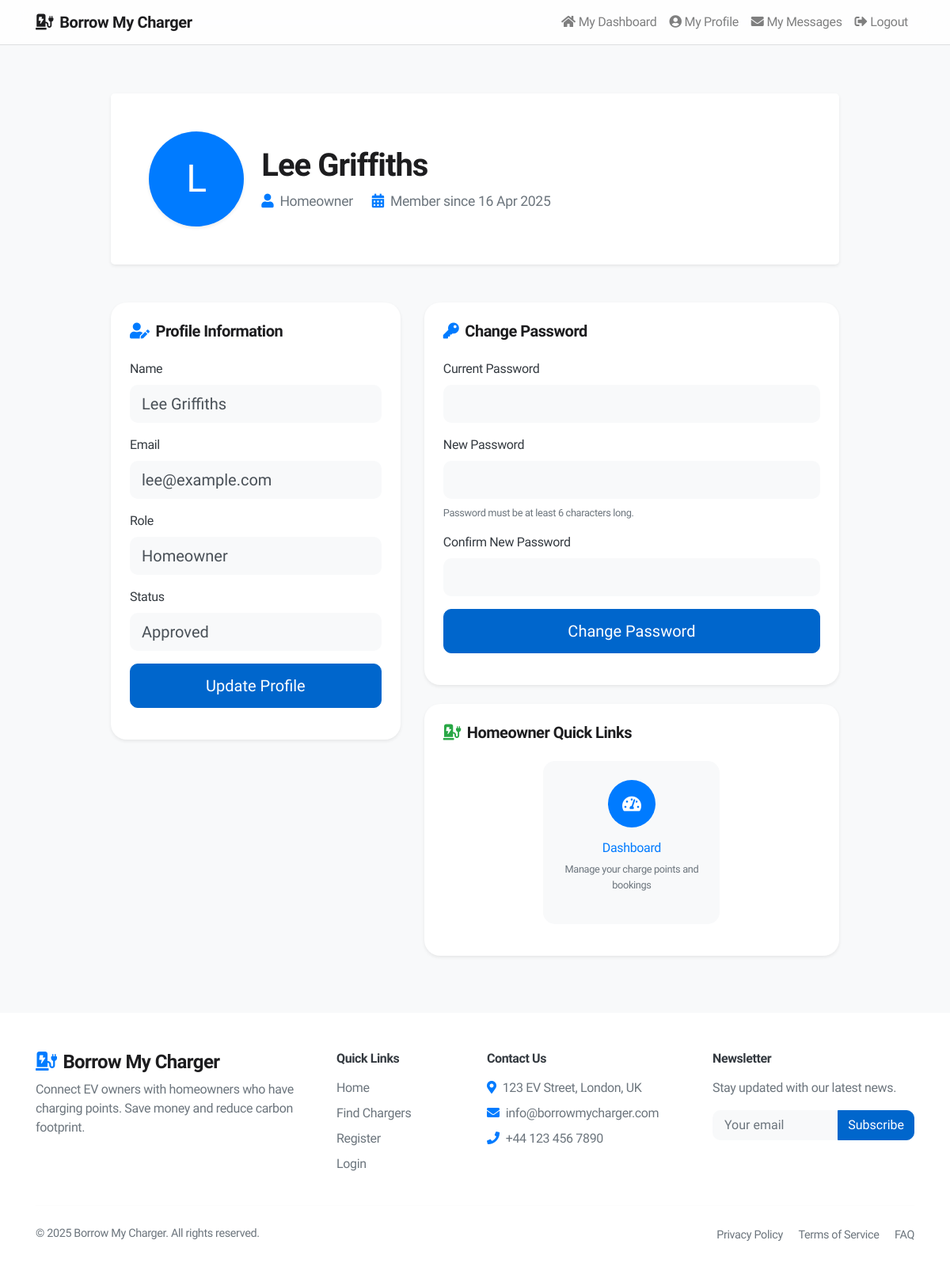
The page /profile.php (signed in) on the database as committed earlier.
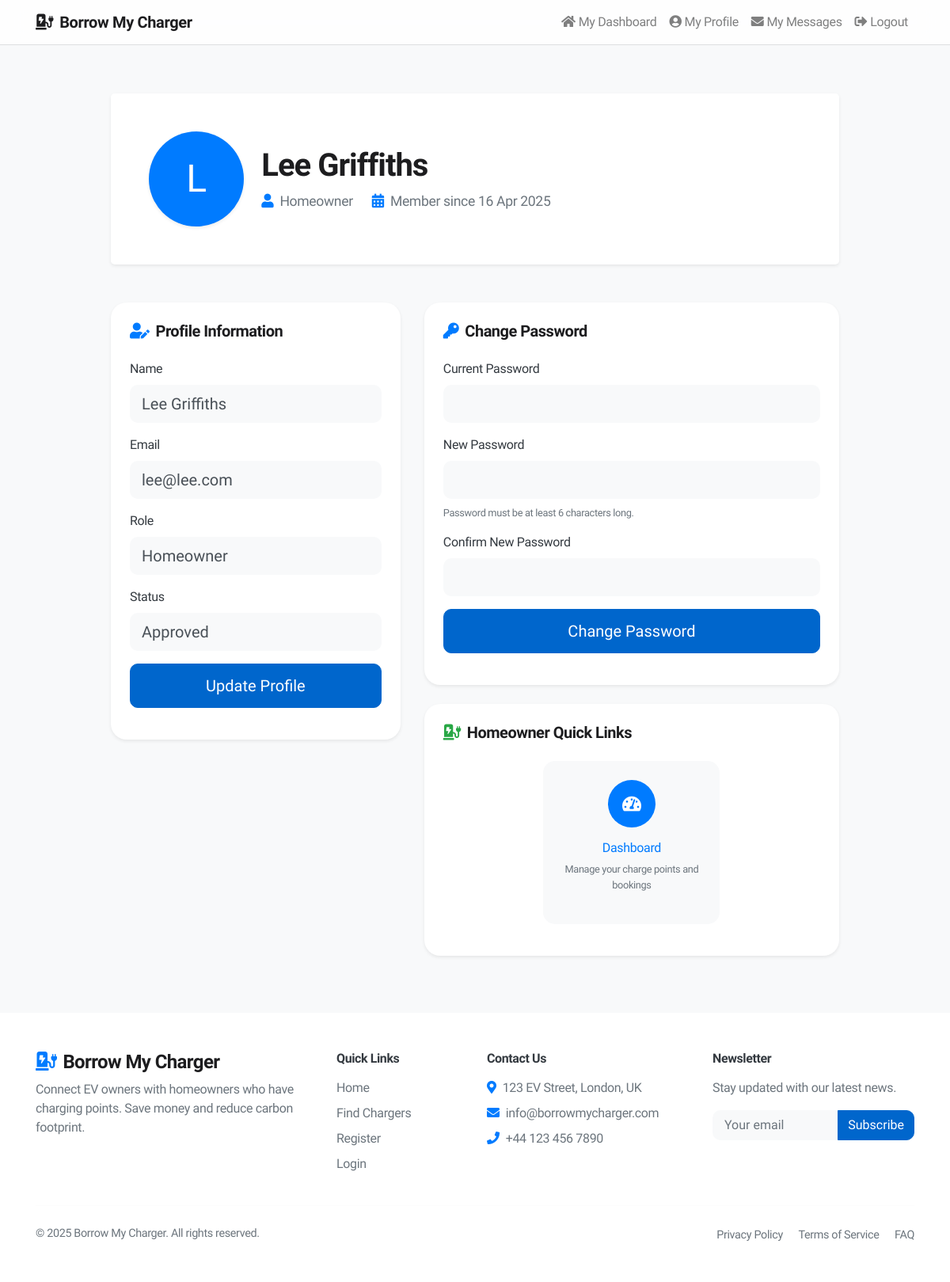
The same page on the database as committed later.
### tables this page shows
CREATE TABLE IF NOT EXISTS users (
    id INT AUTO_INCREMENT PRIMARY KEY,
    name VARCHAR(100) NOT NULL,
    email VARCHAR(100) NOT NULL UNIQUE,
    password VARCHAR(255) NOT NULL,
    role ENUM('user', 'homeowner', 'admin') NOT NULL,
    status ENUM('pending', 'approved', 'suspended') DEFAULT 'pending',
    created_at TIMESTAMP DEFAULT CURRENT_TIMESTAMP
);

### profile.php (called while the page is built, shortened)
<?php
require_once("databaseConn.php");
require_once("models/User.php");
$view = new stdClass();
$view->pageTitle = "My Profile";
$view->message = '';
$userModel = new User($conn);
$userId = $_SESSION['user_id'];
$view->user = $userModel->getUserById($userId);
require_once("views/profile/index.phtml");
?>

### models/User.php (called while the page is built, shortened)
<?php
class User {
    private $conn;
    public function __construct($dbConn) {
        $this->conn = $dbConn;
    }
    public function getUserById($userId) {
        $stmt = $this->conn->prepare("SELECT * FROM users WHERE id = ?");
        $stmt->execute([$userId]);
        return $stmt->fetch(PDO::FETCH_ASSOC);
    }
}
?>

### views/profile/index.phtml (the view, shortened to what the changed rows need)
<?php include 'views/includes/header.phtml'; ?>
<div class="container mt-5 mb-5">
    <div class="row">
        <div class="col-lg-10 offset-lg-1">
            <div class="bg-white rounded-lg shadow-sm p-5 mb-5" style="border-radius: 20px;">
                <div class="row align-items-center">
                    <div class="col-md-2 text-center text-md-left mb-4 mb-md-0">
                        <div class="bg-primary text-white d-inline-flex align-items-center justify-content-center shadow-sm" style="width: 120px; height: 120px; font-size: 3rem; border-radius: 60px;">
                            <?php echo strtoupper(substr($view->user['name'], 0, 1)); ?>
                        </div>
                    </div>
                    <div class="col-md-10 text-center text-md-left">
                        <h1 style="font-weight: 600; font-size: 2.5rem; letter-spacing: -0.025em;"><?php echo htmlspecialchars($view->user['name']); ?></h1>
                        <div class="d-flex flex-wrap mt-2">
                            <span class="mr-4 text-muted" style="font-size: 1.1rem;">
                                <i class="fas fa-user mr-2 text-primary"></i><?php echo ucfirst($view->user['role']); ?>
                            </span>
                            <span class="text-muted" style="font-size: 1.1rem;">
                                <i class="fas fa-calendar-alt mr-2 text-primary"></i>Member since <?php echo date('d M Y', strtotime($view->user['created_at'])); ?>
                            </span>
                        </div>
                    </div>
                </div>
            </div>
            <div class="row">
                <div class="col-lg-5 mb-4">
                    <div class="card border-0 shadow-sm mb-4" style="border-radius: 20px;">
                        <div class="card-body p-4">
                            <form method="post" action="profile.php">
                                <div class="form-group">
                                    <label for="name" class="font-weight-medium text-dark">Name</label>
                                    <input type="text" class="form-control form-control-lg border-0 bg-light" style="border-radius: 10px; padding: 12px 15px;" id="name" name="name" value="<?php echo htmlspecialchars($view->user['name']); ?>" required>
                                </div>
                                <div class="form-group">
                                    <label for="email" class="font-weight-medium text-dark">Email</label>
                                    <input type="email" class="form-control form-control-lg border-0 bg-light" style="border-radius: 10px; padding: 12px 15px;" id="email" name="email" value="<?php echo htmlspecialchars($view->user['email']); ?>" required>
                                </div>
                                <div class="form-group">
                                    <label for="role" class="font-weight-medium text-dark">Role</label>
                                    <input type="text" class="form-control form-control-lg border-0 bg-light" style="border-radius: 10px; padding: 12px 15px;" id="role" value="<?php echo ucfirst($view->user['role']); ?>" readonly>
                                </div>
                                <div class="form-group">
                                    <label for="status" class="font-weight-medium text-dark">Status</label>
                                    <input type="text" class="form-control form-control-lg border-0 bg-light" style="border-radius: 10px; padding: 12px 15px;" id="status" value="<?php echo ucfirst($view->user['status']); ?>" readonly>
                                </div>
                            </form>
                        </div>
                    </div>
                </div>
            </div>
        </div>
    </div>
</div>
<?php include 'views/includes/footer.phtml'; ?>

Rows that differ between the two databases and show on the page:
changed users "Lee Griffiths": email "lee@example.com" → "lee@lee.com"
